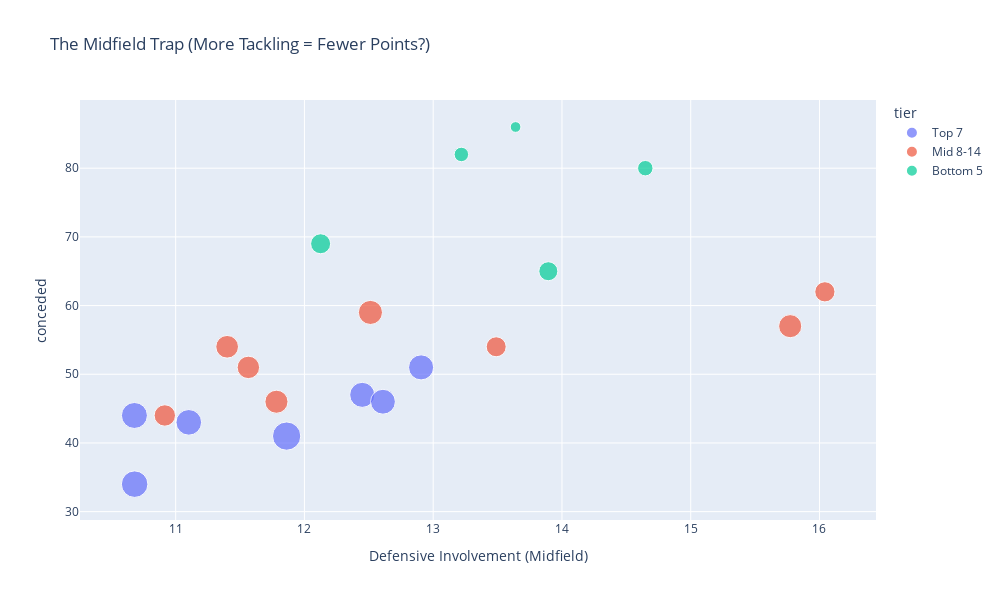

Here is the notebook cell this chart was saved with:
### Markdown cell above
### Defensive Involvment(midfield) Plot
* Compares how much defensive work the midfield does against the total goals conceded.
* It reveals a paradox: teams whose midfields "defend more" often concede more. It suggests these teams are stuck in their own half and lack control.
* Bottom-Left is the "Control Zone" (Elite teams who don't need to tackle much). Top-Right is the "Emergency Zone" (Midfielders are over-worked and still conceding).

### Code cell
fig3 = px.scatter(master_df, x="defensive_involvement_midfield", y="conceded", 
                 color="tier", hover_name="team",width=1000,height=600,size='points',
                 title="The Midfield Trap (More Tackling = Fewer Points?)",
                 labels={"defensive_involvement_midfield": "Defensive Involvement (Midfield)"})

fig3.update_traces(textposition='top right')
fig3.show()

### Figure 1 — Plotly figure (JSON) as saved in the notebook; plotly's stock layout.template omitted (floating-point values rounded to 4 significant figures)
{"data": [{"hovertemplate": "<b>%{hovertext}</b><br><br>tier=Top 7<br>Defensive Involvement (Midfield)=%{x}<br>conceded=%{y}<br>points=%{marker.size}<extra></extra>", "hovertext": ["Liverpool", "Arsenal", "Manchester City", "Chelsea", "Newcastle Utd", "Aston Villa", "Nott'ham Forest"], "legendgroup": "Top 7", "marker": {"color": "#636efa", "size": [84, 74, 71, 69, 66, 66, 65], "sizemode": "area", "sizeref": 0.21, "symbol": "circle"}, "mode": "markers", "name": "Top 7", "orientation": "v", "showlegend": true, "textposition": "top right", "type": "scatter", "x": [11.86, 10.68, 10.68, 11.1, 12.45, 12.91, 12.61], "xaxis": "x", "y": [41, 34, 44, 43, 47, 51, 46], "yaxis": "y"}, {"hovertemplate": "<b>%{hovertext}</b><br><br>tier=Mid 8-14<br>Defensive Involvement (Midfield)=%{x}<br>conceded=%{y}<br>points=%{marker.size}<extra></extra>", "hovertext": ["Brighton", "Bournemouth", "Brentford", "Fulham", "Crystal Palace", "Everton", "West Ham", "Manchester Utd"], "legendgroup": "Mid 8-14", "marker": {"color": "#EF553B", "size": [61, 56, 56, 54, 53, 48, 43, 42], "sizemode": "area", "sizeref": 0.21, "symbol": "circle"}, "mode": "markers", "name": "Mid 8-14", "orientation": "v", "showlegend": true, "textposition": "top right", "type": "scatter", "x": [12.51, 11.78, 15.77, 11.4, 11.56, 10.92, 16.04, 13.49], "xaxis": "x", "y": [59, 46, 57, 54, 51, 44, 62, 54], "yaxis": "y"}, {"hovertemplate": "<b>%{hovertext}</b><br><br>tier=Bottom 5<br>Defensive Involvement (Midfield)=%{x}<br>conceded=%{y}<br>points=%{marker.size}<extra></extra>", "hovertext": ["Wolves", "Tottenham", "Leicester City", "Ipswich Town", "Southampton"], "legendgroup": "Bottom 5", "marker": {"color": "#00cc96", "size": [42, 38, 25, 22, 12], "sizemode": "area", "sizeref": 0.21, "symbol": "circle"}, "mode": "markers", "name": "Bottom 5", "orientation": "v", "showlegend": true, "textposition": "top right", "type": "scatter", "x": [12.13, 13.89, 14.65, 13.22, 13.64], "xaxis": "x", "y": [69, 65, 80, 82, 86], "yaxis": "y"}], "layout": {"height": 600, "legend": {"itemsizing": "constant", "title": {"text": "tier"}, "tracegroupgap": 0}, "title": {"text": "The Midfield Trap (More Tackling = Fewer Points?)"}, "width": 1000, "xaxis": {"anchor": "y", "domain": [0, 1], "title": {"text": "Defensive Involvement (Midfield)"}}, "yaxis": {"anchor": "x", "domain": [0, 1], "title": {"text": "conceded"}}}}
